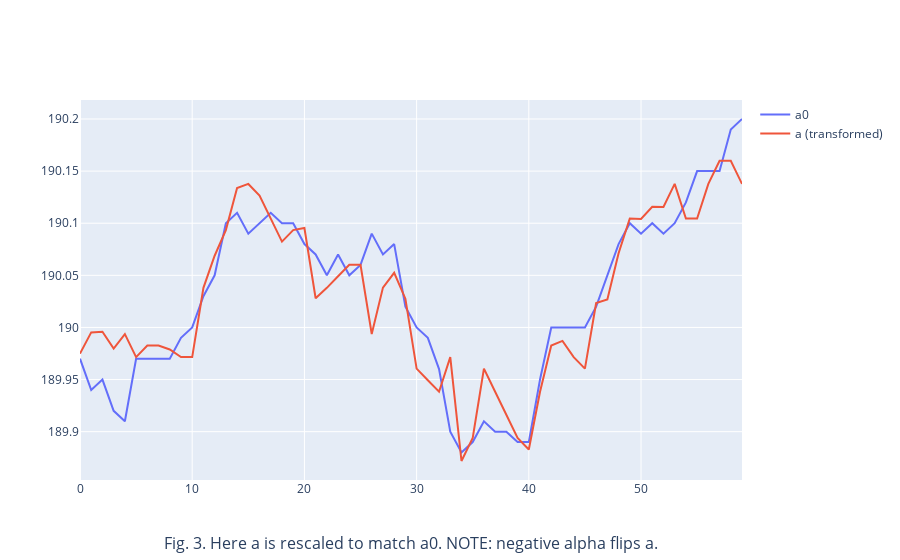

Notebook cell for this chart:
### Code cell
# now rescale.

import numpy as np

def plot_rescaled(a0, a):
    alpha, lmbda = get_alpha_lambda(a0, a)
    print(f'alpha = {alpha}')
    print(f'lambda = {lmbda}')

    # Apply the transformation
    a_transformed = alpha * a + lmbda

    # Plot the original and transformed data
    import plotly.graph_objects as go

    fig = go.Figure()
    fig.add_trace(go.Scatter(y=a0, name='a0'))
    fig.add_trace(go.Scatter(y=a_transformed, name='a (transformed)'))
    fig.add_annotation(
        text="Fig. 3. Here a is rescaled to match a0. NOTE: negative alpha flips a.",
        xref="paper", yref="paper",
        x=0.5, y=-0.20,
        showarrow=False,
        font=dict(size=16),
    )
    fig.show()

plot_rescaled(a0, a)

### Figure 1 — Plotly figure (JSON) as saved in the notebook; plotly's stock layout.template omitted (floating-point values rounded to 4 significant figures)
{"data": [{"name": "a0", "type": "scatter", "y": [190.0, 189.9, 189.9, 189.9, 189.9, 190.0, 190.0, 190.0, 190.0, 190.0, 190.0, 190.0, 190.1, 190.1, 190.1, 190.1, 190.1, 190.1, 190.1, 190.1, 190.1, 190.1, 190.1, 190.1, 190.1, 190.1, 190.1, 190.1, 190.1, 190.0, 190.0, 190.0, 190.0, 189.9, 189.9, 189.9, 189.9, 189.9, 189.9, 189.9, 189.9, 189.9, 190.0, 190.0, 190.0, 190.0, 190.0, 190.1, 190.1, 190.1, 190.1, 190.1, 190.1, 190.1, 190.1, 190.1, 190.1, 190.1, 190.2, 190.2]}, {"name": "a (transformed)", "type": "scatter", "y": [190.0, 190.0, 190.0, 190.0, 190.0, 190.0, 190.0, 190.0, 190.0, 190.0, 190.0, 190.0, 190.1, 190.1, 190.1, 190.1, 190.1, 190.1, 190.1, 190.1, 190.1, 190.0, 190.0, 190.0, 190.1, 190.1, 190.0, 190.0, 190.1, 190.0, 190.0, 189.9, 189.9, 190.0, 189.9, 189.9, 190.0, 189.9, 189.9, 189.9, 189.9, 189.9, 190.0, 190.0, 190.0, 190.0, 190.0, 190.0, 190.1, 190.1, 190.1, 190.1, 190.1, 190.1, 190.1, 190.1, 190.1, 190.2, 190.2, 190.1]}], "layout": {"annotations": [{"font": {"size": 16}, "showarrow": false, "text": "Fig. 3. Here a is rescaled to match a0. NOTE: negative alpha flips a.", "x": 0.5, "xref": "paper", "y": -0.2, "yref": "paper"}]}}
